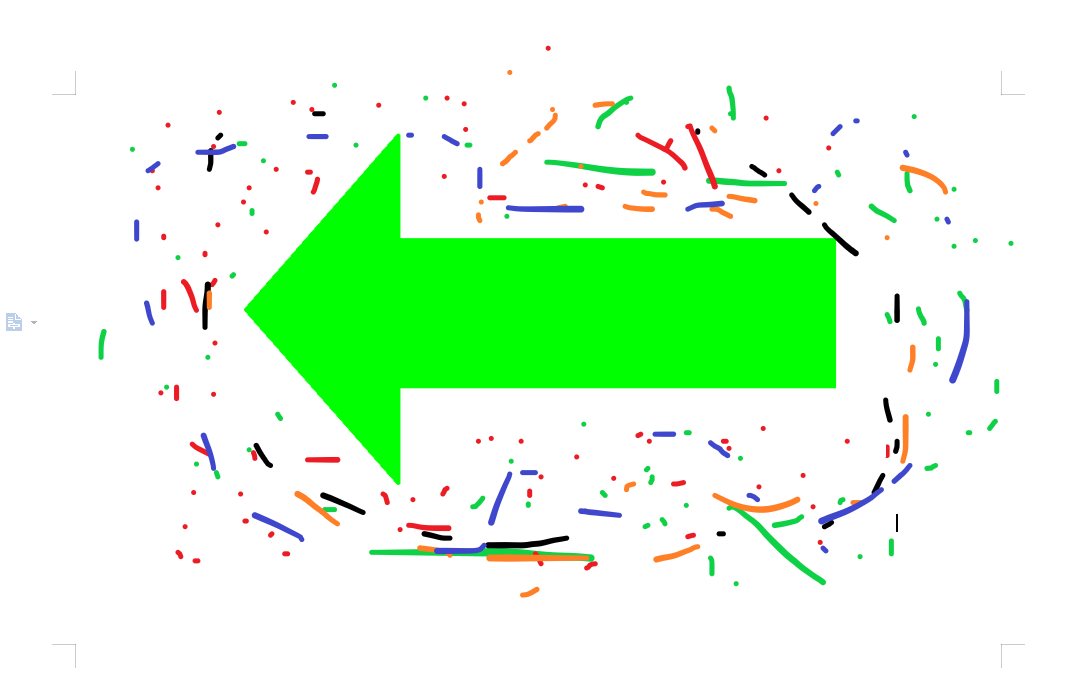
#> input picture ros/green1.png, 1068 x 679 px, found by its file name
$ python opencvyanse.py   (older library calls are emulated)
#> lines starting #> are read from the running program, lines starting #| are printed output that depends on the picture; after the words box and inside, x2 and y2 are one past the last pixel; in counts of white or black regions, pixels touching at a corner belong together; long printed decimals are rounded

import cv2
import numpy as np
path = "C:\\Users\\syc\\Desktop\\ros\\green1.png"
img = cv2.imread(path)
#> img is the input picture: shape (679, 1068, 3); mean B, G, R 217, 250.6, 217.9
# Convert BGR to HSV
count=0

hsv = cv2.cvtColor(img, cv2.COLOR_BGR2HSV)
#> hsv: shape (679, 1068, 3); mean H, S, V 10.6, 38.3, 253.2
cv2.imshow("3",hsv)
cv2.waitKey(0)
sensitivity = 15
kernel = cv2.getStructuringElement(cv2.MORPH_RECT, (5, 5))
# define range of red color in HSV
lower_red_0, upper_red_0 = np.array([0, 100, 100]), np.array([sensitivity, 255, 255])
lower_red_1, upper_red_1 = np.array([180 - sensitivity, 100, 100]), np.array([180, 255, 255])
# Threshold the HSV image to get a range of red color
mask_0 = cv2.inRange(hsv, lower_red_0, upper_red_0)
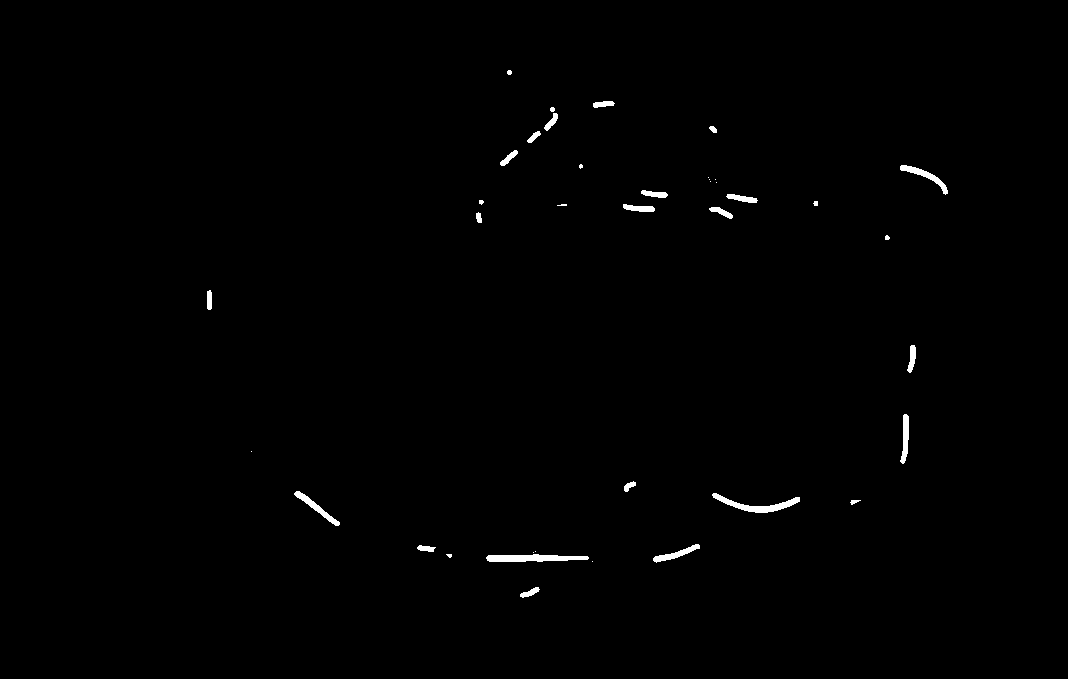
#> mask_0: shape (679, 1068); 0.57% white; 39 white regions (13 under 20 px), largest, box (x1, y1, x2, y2) and area: (486, 554, 589, 562) 608, (712, 493, 800, 513) 546, (900, 165, 948, 195) 322
mask_1 = cv2.inRange(hsv, lower_red_1, upper_red_1)
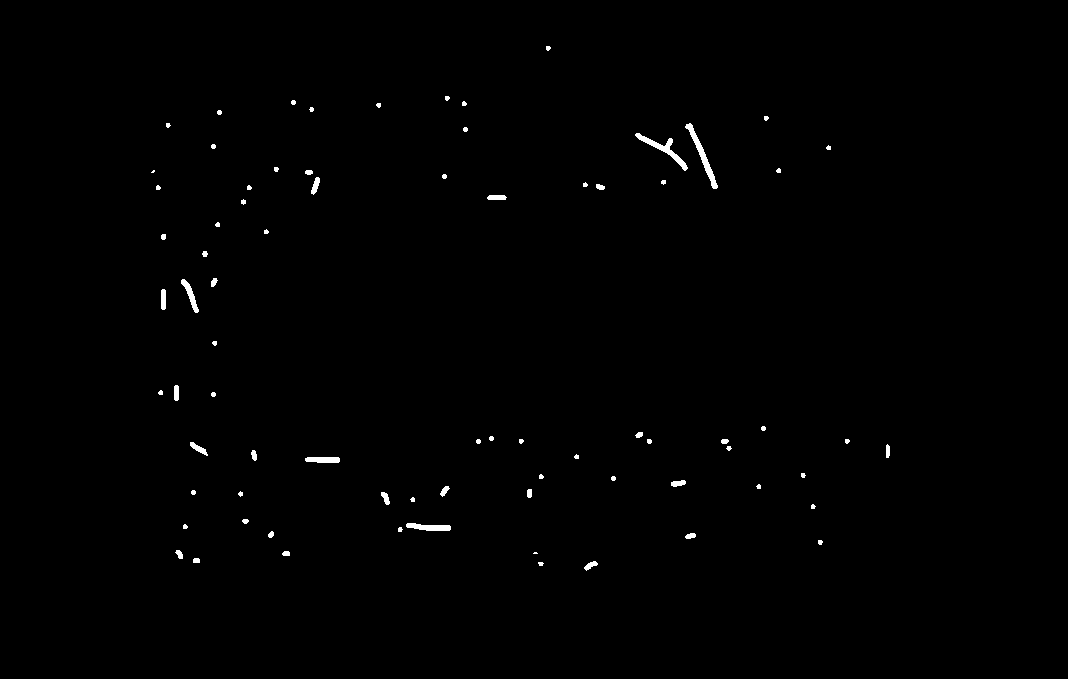
#> mask_1: shape (679, 1068); 0.51% white; 77 white regions (12 under 20 px), largest, box (x1, y1, x2, y2) and area: (685, 123, 718, 189) 406, (635, 133, 688, 171) 387, (406, 523, 451, 531) 250
mask_red = cv2.bitwise_or(mask_0, mask_1)
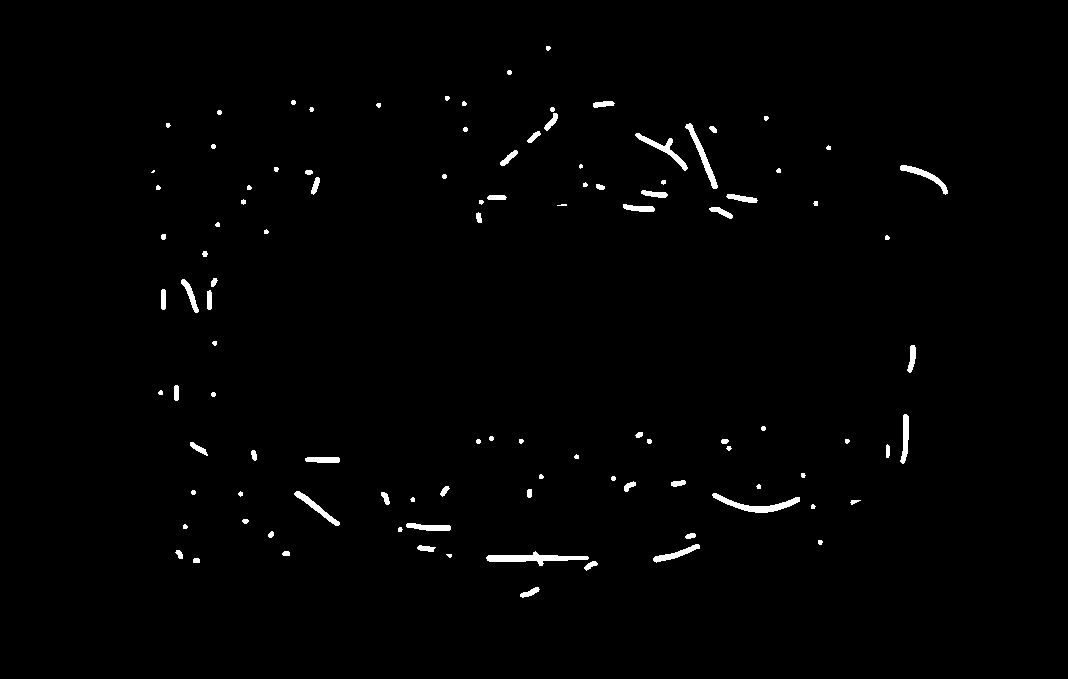
#> mask_red: shape (679, 1068); 1.1% white; 105 white regions (14 under 20 px), largest, box (x1, y1, x2, y2) and area: (486, 551, 589, 566) 637, (712, 493, 800, 513) 546, (685, 123, 718, 189) 411
mask_red = cv2.morphologyEx(mask_red, cv2.MORPH_CLOSE, kernel)
#> mask_red: shape (679, 1068); 1.1% white; 101 white regions (13 under 20 px), largest, box (x1, y1, x2, y2) and area: (486, 551, 598, 571) 721, (712, 493, 800, 513) 546, (685, 123, 718, 189) 411
mask_red = cv2.morphologyEx(mask_red, cv2.MORPH_OPEN, kernel)
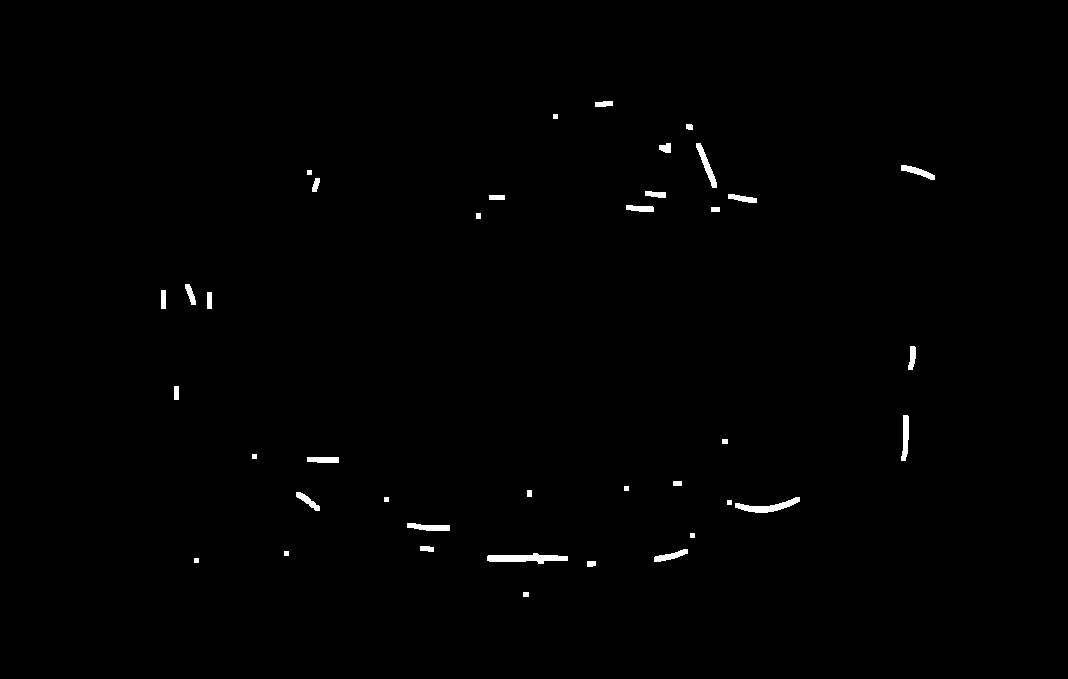
#> mask_red: shape (679, 1068); 0.6% white; 39 white regions, largest, box (x1, y1, x2, y2) and area: (487, 553, 568, 564) 542, (735, 497, 800, 513) 415, (696, 143, 717, 188) 281
cv2.imshow('image', img)

cv2.imshow('mask_red', mask_red)
image = cv2.cvtColor(mask_red, cv2.COLOR_GRAY2BGR)

cv2.waitKey(1000)
mediu = cv2.medianBlur(mask_red,19)
#> mediu: shape (679, 1068); every value is 0
cv2.imshow('1',mediu)
cv2.waitKey(1000)


ret,thresh = cv2.threshold(mediu,127,255,cv2.THRESH_BINARY)
ret,contours,hierarchy = cv2.findContours(thresh, 1, 2)
#> contours = []

#> (the run stopped early here; a loop or call above may not have finished)

$ run again, with ros/red.png copied over ros/green1.png
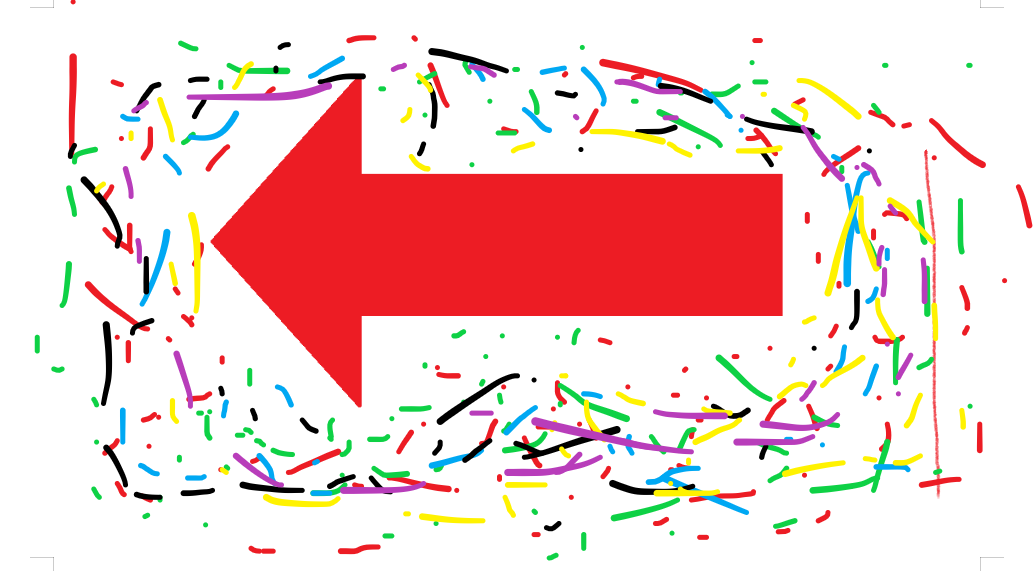
#> input picture ros/red.png, 1035 x 571 px, found by its file name
#> img is the input picture: shape (571, 1035, 3); mean B, G, R 207.7, 210, 241.1
#> hsv: shape (571, 1035, 3); mean H, S, V 35.6, 49.5, 246.7
#> `mask_0 = cv2.inRange(hsv, lower_red_0, upper_red_0)`:
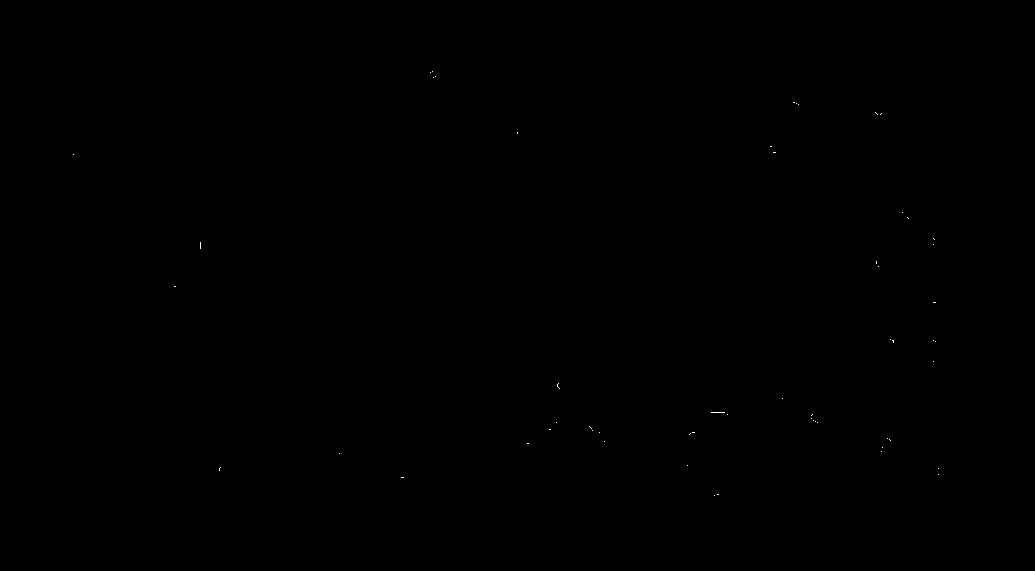
#> mask_0: shape (571, 1035); 0.02% white in thin lines or dots, all inside (x1, y1, x2, y2) = (73, 71, 939, 496)
#> mask_1: shape (571, 1035); 16.3% white; 125 white regions (22 under 20 px), largest, box (x1, y1, x2, y2) and area: (211, 79, 783, 407) 85634, (599, 59, 703, 93) 752, (69, 53, 77, 150) 630
#> image: shape (571, 1035, 3); 15.5% white; 61 white regions (1 under 20 px), largest, box (x1, y1, x2, y2) and area: (212, 79, 783, 406) 85628, (600, 59, 694, 88) 719, (69, 54, 77, 143) 612
#> contours = 2 contours; box (x1, y1, x2, y2) and area: (214, 83, 783, 400) 84757, (627, 67, 644, 78) 126
#> cnt = contour of 130 points, box (x1, y1, x2, y2) (214, 83, 783, 400), area 84757
#> perimeter = 1584.1
#| 1584.063
#> x = 214; y = 83; w = 569; h = 317
#> `mediu=mediu[y:y+h,x:x+w]`:
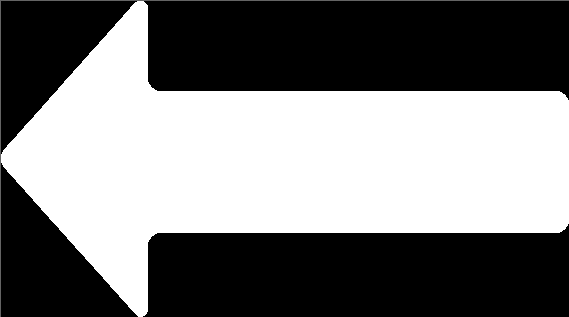
#> mediu: shape (317, 569); min 0, max 255, mean 121.3
#| 83
#| 400
#| 214
#| 783
#> zx = 241.5
#> zx1 = 284.5
#> zx2 = 284500
#| 284.5
#> M = moments, m00 21885645, centre m10/m00, m01/m00 = (278.7, 160)
#> (printed output is left out)
#> cx = 278
#> cy = 159
#| 278
#> cx2 = 278000
